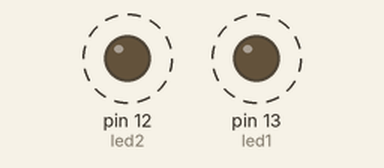
This sketch was run on a simulated Arduino Uno, built with avr-gcc and run on an emulated ATmega328P. Parts: output pins drawn as LEDs (lit = HIGH). Dashed ring = blinking.

Above: at 0.3 s.
Timing chart, 0 to 4.6 s (numbered marks = the images above):
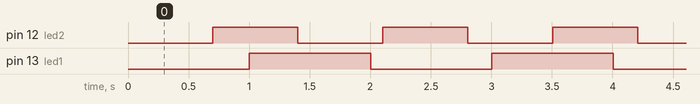

Measured:
- by itself, pin 12 (led2): alternates HIGH for 0.70 s and LOW for 0.70 s
- by itself, pin 13 (led1): alternates HIGH for 1.0 s and LOW for 1.0 s
- by itself, everything shown: repeats every 14.0 s, in 34 steps

The sketch:

alg_a.ino
```cpp
//Declarando variaveis:
#define led1 13
#define led2 12
unsigned long tempo_anterior = 0, tempo_atual = 0;
bool estado = 0, estado2 = 0;
unsigned long tempo_anterior2 = 0, tempo_atual2 = 0;

void setup(){
  //Setando as pinagens:
  pinMode(led2, OUTPUT);
  pinMode(led1, OUTPUT);

} //Fim SETUP

void loop(){
  //Atualizando tempo atual com a função millis
  tempo_atual = millis();
  tempo_atual2 = millis();

  //Duas verificações if para criar as alterações assincronas:

  if ((tempo_atual - tempo_anterior) > 1000){
    estado =! estado;
    digitalWrite(led1, estado);
    tempo_anterior = tempo_atual;
    } //Fim if

  if ((tempo_atual2 - tempo_anterior2) > 700){
    estado2 =! estado2;
    digitalWrite(led2, estado2);
    tempo_anterior2 = tempo_atual2;
    } //Fim if

} //Fim VOID
```
